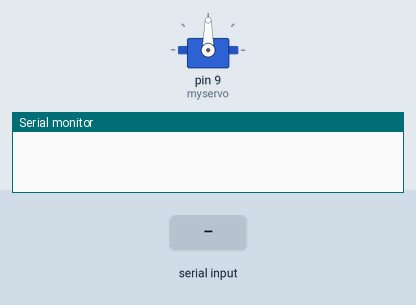
A sketch run on a simulated Arduino Uno, built with avr-gcc and run on an emulated ATmega328P. On the bench: servo, the last lines printed to the serial monitor. Inputs (shaded band) come from the test bench.

Above: at 1.2 s.
1.3 s: "90,45\n" received over the second serial link
At 1.9 s:
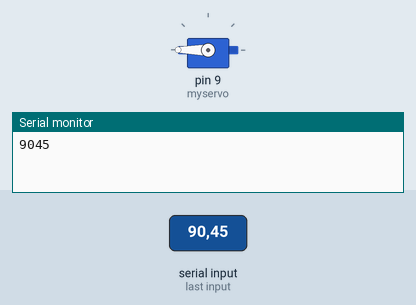
2.8 s: "5\n" received over the second serial link
At 3.1 s:
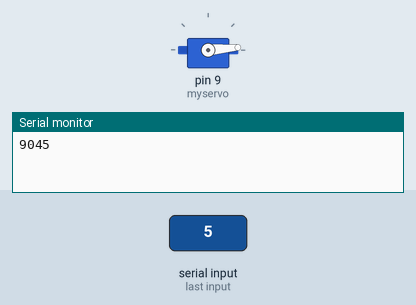
4.3 s: "30,150\n" received over the second serial link
At 5.4 s:
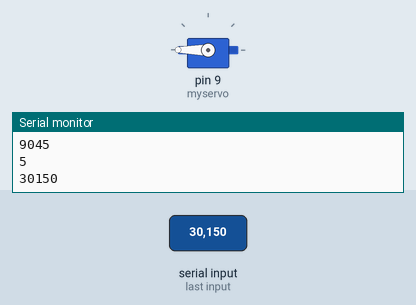
5.8 s: "90\n" received over the second serial link
At 6.6 s:
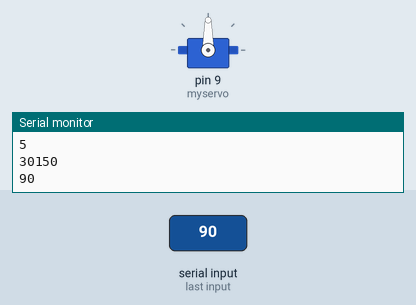
Timing chart, 0 to 8.3 s (numbered marks = the images above; inputs shaded):
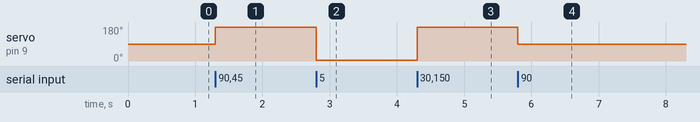

The sketch:

btServoProMini.ino
```cpp
#include<SoftwareSerial.h>
#include<Servo.h>

int a = 0;
SoftwareSerial bt(2,3); // rx,tx of arduino
Servo myservo;

void setup() {
  bt.begin(9600);
  Serial.begin(9600);
  myservo.attach(9);
}

void loop() {
  while(bt.available()>0){
    int x = bt.read();
    if(x>=48 && x<=57){
       x = x - 48;
       a = 10*a + x;
    }
    if(x =='\n'){
      if(x<=180){
        myservo.attach(9);
        myservo.write(a);
        delay(500);
        myservo.detach();
      }
      Serial.println(a);
      a = 0;
    }
  }
}
```

Measured:
- after the input at 1.3 s, servo on pin 9 (myservo): 90° → 180° at once
- after the input at 2.8 s, servo on pin 9 (myservo): 180° → 5° at once
- after the input at 4.3 s, servo on pin 9 (myservo): 5° → 180° at once
- after the input at 5.8 s, servo on pin 9 (myservo): 180° → 90° at once
